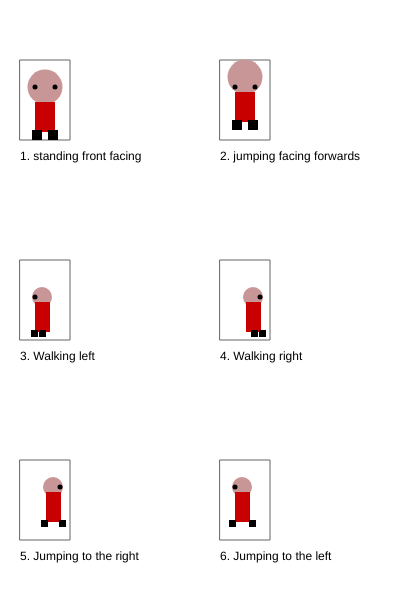
Frame 1 (no input)
Frame 60 (no input): identical to frame 1, image omitted
Frame 120 (the mouse pressed at the canvas centre since frame 60): identical to frame 1, image omitted

The p5.js sketch that drew this single still picture (run headless with seeded random() and noise() and a simulated clock; from frame 60 on, the mouse is pressed at the canvas centre):

// p5.js sketch
// ── sketch.js
/*

The Game Project

2 - Game character

Use p5 drawing functions such as rect, ellipse, line, triangle and
point to draw the different states of your game character.

Write the code so that your character appears inside the box for each
state.

IMPORTANT: For each box the variables gameChar_x & gameChar_y are set to the bottom
center of the box. You must combine these variables with arithmetic to
determine the position of each shape that you draw. This will later allow
you to adjust the position of your game character.

Each state is worth two marks:

//standing front facing = 2
//jumping facing forwards = 2
//walking left = 2
//walking right = 2
//jumping left and jumping right = 2

0 marks = not a reasonable attempt
1 mark = attempted but it lacks detail and you didn't use gameChar_x and gameChar_y correctly
2 marks = you've used a selction of shape functions and made consistent use of gameChar_x and gameChar_y

WARNING: Do not get too carried away. If you're character takes more than 5 lines
of code to draw then you've probably over done it.

** Only submit your sketch.js **

*/

var gameChar_x = 0;
var gameChar_y = 0;


function setup()
{
	createCanvas(400, 600);
	
}

function draw()
{
	background(255);

	//Standing, facing frontwards

	stroke(100);
	noFill();
	rect(20, 60, 50, 80);
	noStroke();
	fill(0);
	text("1. standing front facing", 20, 160);

	gameChar_x = 45;
	gameChar_y = 137;
	
	
	fill(200,150,150);
	ellipse(gameChar_x, gameChar_y - 50,35); 
	fill(200,0,0);
	rect(gameChar_x - 10, gameChar_y - 35, 20,30);
	fill(0,0,0);
	ellipse(gameChar_x - 10, gameChar_y - 50,5);
	ellipse(gameChar_x + 10, gameChar_y - 50,5);
	rect(gameChar_x + 3, gameChar_y -7, 10,10);
	rect(gameChar_x - 13, gameChar_y -7, 10,10);
	fill(255,0,0);


	//Jumping facing forwards
	stroke(100);
	noFill();
	rect(220, 60, 50, 80);
	noStroke();
	fill(0);
	text("2. jumping facing forwards", 220, 160);

	gameChar_x = 245;
	gameChar_y = 137;
	delta = 10;
	
	fill(200,150,150);
	ellipse(gameChar_x, gameChar_y - 50 - delta,35); 
	fill(200,0,0);
	rect(gameChar_x - 10, gameChar_y - 35 - delta, 20,30);
	fill(0,0,0);
	ellipse(gameChar_x - 10, gameChar_y - 50,5);
	ellipse(gameChar_x + 10, gameChar_y - 50,5);
	rect(gameChar_x + 3, gameChar_y - 7 - delta, 10,10);
	rect(gameChar_x - 13, gameChar_y - 7 - delta, 10,10);
	fill(255,0,0);



	//Walking, turned left
	stroke(100);
	noFill();
	rect(20, 260, 50, 80);
	noStroke();
	fill(0);
	text("3. Walking left", 20, 360);

	gameChar_x = 45;
	gameChar_y = 337;
	
	
	fill(200,150,150);
	ellipse(gameChar_x - 3, gameChar_y - 40,20); 
	fill(200,0,0);
	rect(gameChar_x -10, gameChar_y - 35, 15,30);
	fill(0,0,0);
	ellipse(gameChar_x - 10, gameChar_y - 40,5);
	rect(gameChar_x -6  , gameChar_y -7, 7,7);
	rect(gameChar_x -14 , gameChar_y -7, 7,7);
	fill(255,0,0);
	
	

	//Walking, turned right
	stroke(100);
	noFill();
	rect(220, 260, 50, 80);
	noStroke();
	fill(0);
	text("4. Walking right", 220, 360);

	gameChar_x = 245;
	gameChar_y = 337;

	fill(200,150,150);
	ellipse(gameChar_x + 8, gameChar_y - 40,20); 
	fill(200,0,0);
	rect(gameChar_x + 1, gameChar_y - 35, 15,30);
	fill(0,0,0);
	ellipse(gameChar_x + 15, gameChar_y - 40,5);
	rect(gameChar_x +6  , gameChar_y -7, 7,7);
	rect(gameChar_x +14 , gameChar_y -7, 7,7);
	fill(255,0,0);
	

	//Jumping right
	stroke(100);
	noFill();
	rect(20, 460, 50, 80);
	noStroke();
	fill(0);
	text("5. Jumping to the right", 20, 560);

	gameChar_x = 45;
	gameChar_y = 537;

	fill(200,150,150);
	ellipse(gameChar_x + 8, gameChar_y - 40 - delta,20); 
	fill(200,0,0);
	rect(gameChar_x + 1, gameChar_y - 35 - delta, 15,30);
	fill(0,0,0);
	ellipse(gameChar_x + 15, gameChar_y - 40 - delta,5);
	rect(gameChar_x - 4  , gameChar_y -7 - delta, 7,7);
	rect(gameChar_x +14 , gameChar_y -7 - delta, 7,7);
	fill(255,0,0);
	

	//Jumping to the left
	stroke(100);
	noFill();
	rect(220, 460, 50, 80);
	noStroke();
	fill(0);
	text("6. Jumping to the left", 220, 560);

	gameChar_x = 245;
	gameChar_y = 537;

	fill(200,150,150);
	ellipse(gameChar_x - 3, gameChar_y - 40 - delta,20); 
	fill(200,0,0);
	rect(gameChar_x -10, gameChar_y - 35 - delta, 15,30);
	fill(0,0,0);
	ellipse(gameChar_x - 10, gameChar_y - 40 - delta,5);
	rect(gameChar_x +4 , gameChar_y -7 - delta, 7,7);
	rect(gameChar_x -16 , gameChar_y -7 - delta, 7,7);
	fill(255,0,0);
	
}
